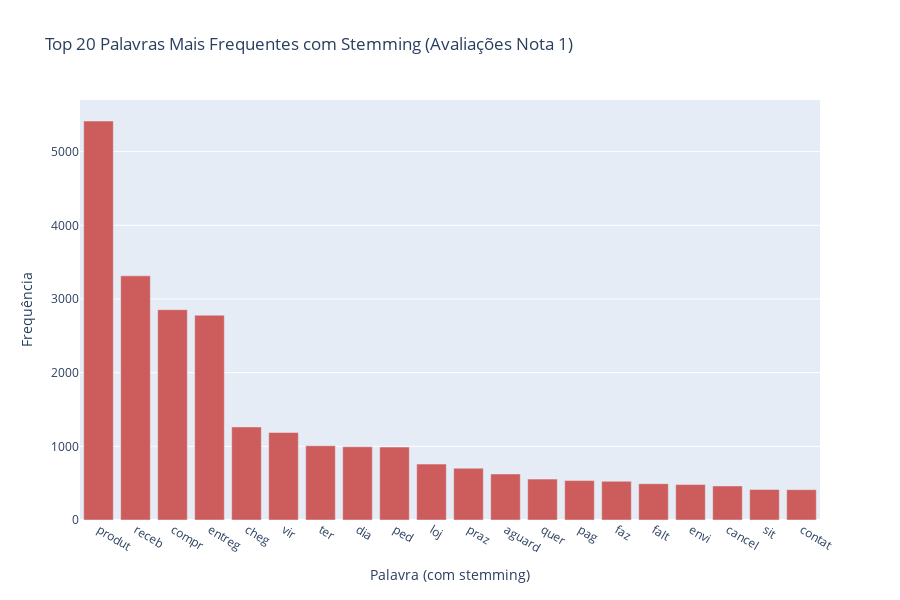

The cell this chart's notebook holds for it:
### Code cell
# Criar gráfico diretamente a partir da lista de tuplas
fig = px.bar(
    x=[item[0] for item in frequencia_stem],
    y=[item[1] for item in frequencia_stem],
    labels={'x': 'Palavra (com stemming)', 'y': 'Frequência'},
    title='Top 20 Palavras Mais Frequentes com Stemming (Avaliações Nota 1)'
)

fig.update_layout(height=600)
fig.update_traces(marker_color='indianred')
fig.show()

### Figure 1 — Plotly figure (JSON) as saved in the notebook; plotly's stock layout.template omitted (floating-point values rounded to 4 significant figures)
{"data": [{"hovertemplate": "Palavra (com stemming)=%{x}<br>Frequência=%{y}<extra></extra>", "legendgroup": "", "marker": {"color": "indianred", "pattern": {"shape": ""}}, "name": "", "orientation": "v", "showlegend": false, "textposition": "auto", "type": "bar", "x": ["produt", "receb", "compr", "entreg", "cheg", "vir", "ter", "dia", "ped", "loj", "praz", "aguard", "quer", "pag", "faz", "falt", "envi", "cancel", "sit", "contat"], "xaxis": "x", "y": [5416, 3314, 2855, 2780, 1263, 1188, 1008, 994, 990, 759, 703, 625, 555, 535, 526, 493, 481, 462, 414, 412], "yaxis": "y"}], "layout": {"barmode": "relative", "height": 600, "legend": {"tracegroupgap": 0}, "title": {"text": "Top 20 Palavras Mais Frequentes com Stemming (Avaliações Nota 1)"}, "xaxis": {"anchor": "y", "domain": [0, 1], "title": {"text": "Palavra (com stemming)"}}, "yaxis": {"anchor": "x", "domain": [0, 1], "title": {"text": "Frequência"}}}}
